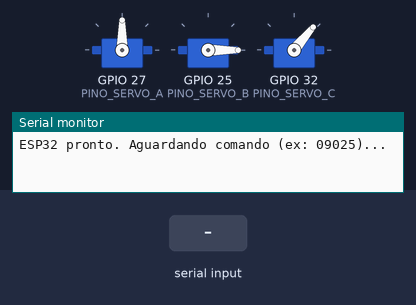
Simulated run of this sketch. Board: ESP32. On the bench: 3 × servo, the last lines printed to the serial monitor. The inputs (shaded band) are chosen by the test bench.

Above: at 2.2 s.
2.3 s: "30,150\n" received over Serial
At 2.77 s:
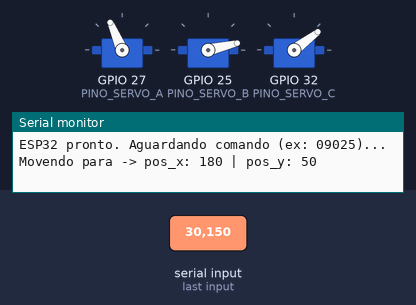
At 4.6 s:
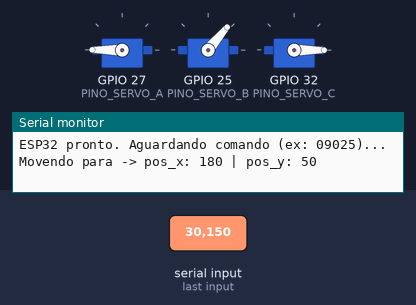
5.3 s: "90,45\n" received over Serial
Timing chart, 0 to 8.3 s (numbered marks = the images above; inputs shaded):
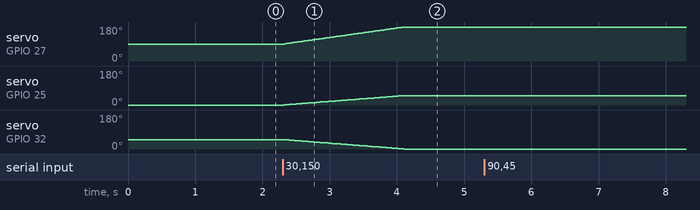

The sketch:

teste_servos.ino
```cpp
#include <ESP32Servo.h>
#include <string.h>

Servo servoA;
Servo servoB;
Servo servoC;

// Pinos físicos escolhidos: 27, 25 e 32 (mesmo lado, não consecutivos e seguros para saída)
const int PINO_SERVO_A = 27;
const int PINO_SERVO_B = 25;
const int PINO_SERVO_C = 32;

// Constantes globais
int pos_x = 90;
int pos_y = 0;

// Posições atuais reais dos servos (Servo A inicia em 90)
int servoA_atual = 90;
int servoB_atual = 0;
int servoC_atual = 50;

const int TEMPO_PAUSA = 1000;

void setup() {
  ESP32PWM::allocateTimer(0);
  ESP32PWM::allocateTimer(1);
  ESP32PWM::allocateTimer(2);
  ESP32PWM::allocateTimer(3);

  servoA.setPeriodHertz(50);
  servoB.setPeriodHertz(50);
  servoC.setPeriodHertz(50);

  servoA.attach(PINO_SERVO_A, 500, 2400);
  servoB.attach(PINO_SERVO_B, 500, 2400);
  servoC.attach(PINO_SERVO_C, 500, 2400);

  // Inicia todos nas posições iniciais
  servoA.write(servoA_atual);
  servoB.write(servoB_atual);
  servoC.write(servoC_atual);

  Serial.begin(115200);
  delay(1000);
  Serial.println("ESP32 pronto. Aguardando comando (ex: 09025)...");
}

void loop(){
  if (Serial.available() > 0) {
      String input = Serial.readStringUntil('\n');
      input.trim();

      // Garante que tem pelo menos 6 caracteres para ler os índices necessários
      if (input.length() >= 6) {

          // --- 1. Extrai o pos_x dos 3 primeiros dígitos (índices 0, 1, 2) ---
          int x_lido = (input[0] - '0') * 100 + (input[1] - '0') * 10 + (input[2] - '0');
          pos_x = (x_lido > 180) ? 180 : x_lido; // Trava no máximo 180

          // --- 2. Extrai o pos_y dos 2 dígitos seguintes (índices 4 e 5, pulando o 3) ---
          int y_lido = (input[4] - '0') * 10 + (input[5] - '0');
          pos_y = (y_lido > 50) ? 50 : y_lido;   // Trava no máximo 50

          Serial.print("Movendo para -> pos_x: ");
          Serial.print(pos_x);
          Serial.print(" | pos_y: ");
          Serial.println(pos_y);

          // --- 3. Movimento simultâneo de TODOS os eixos com sincronia de chegada ---
          int distA = abs(pos_x - servoA_atual);
          int distB = abs(pos_y - servoB_atual);

          int maxPassos = max(distA, distB);

          if (maxPassos > 0) {
              int inicioA = servoA_atual;
              int inicioB = servoB_atual;
              int alvoB = pos_y;

              for (int passo = 0; passo <= maxPassos; passo++) {

                  // Eixo A (Servo A)
                  if (distA > 0) {
                      int valA = round(inicioA + (float)(pos_x - inicioA) * passo / maxPassos);
                      servoA.write(valA);
                  }

                  // Eixo B (Servo B e C invertido)
                  if (distB > 0) {
                      int valB = round(inicioB + (float)(alvoB - inicioB) * passo / maxPassos);
                      int valC = 50 - valB; // Invertido em relação a 50

                      servoB.write(valB);
                      servoC.write(valC);
                  }

                  delay(20); // Velocidade do movimento sincronizado
              }
          }

          // Atualiza as posições atuais reais
          servoA_atual = pos_x;
          servoB_atual = pos_y;
          servoC_atual = 50 - pos_y;

          delay(TEMPO_PAUSA);

      } else {
          Serial.println("Erro: Comando muito curto.");
      }
  }
}
```

Measured:
- after the input at 2.3 s, servo on GPIO 27 (PINO_SERVO_A): moves from 90° to 180° over 1.8 s, starting at once; servo on GPIO 25 (PINO_SERVO_B): moves from 0° to 50° over 1.8 s, starting at once; servo on GPIO 32 (PINO_SERVO_C): moves from 50° to 0° over 1.8 s, starting at once
